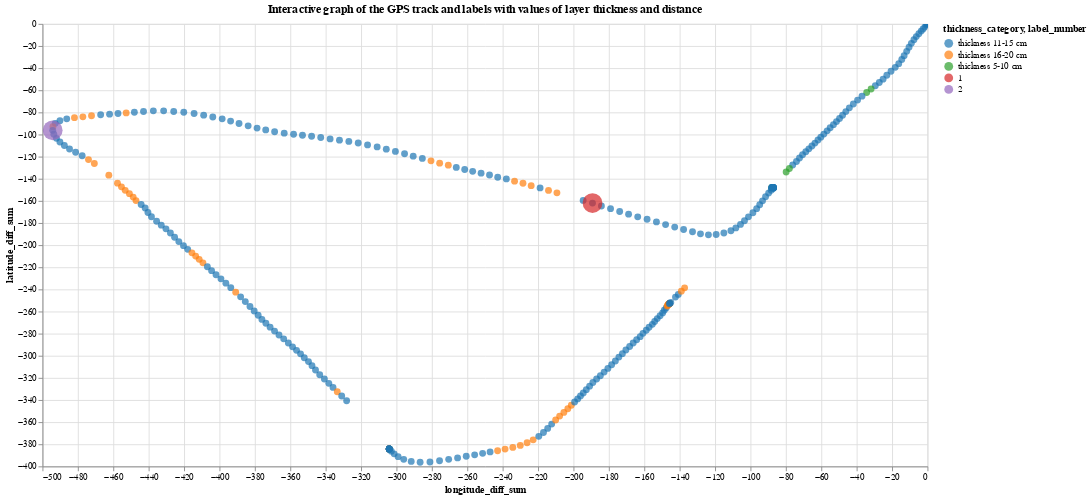

Notebook code for this chart:
### Code cell
chart1 = alt.Chart(final_data1).mark_circle(size=60).encode(
    x='longitude_diff_sum',
    y='latitude_diff_sum',
    color=alt.Color('thickness_category', scale=alt.Scale(scheme='category10')),
    tooltip=['layer_thickness', 'distance']
).interactive().properties(width=1000, height=500)

chart12 = alt.Chart(full_data_label).mark_circle(size=500).encode(
    x='longitude_diff_sum',
    y='latitude_diff_sum',
    color=alt.Color('label_number:O', scale=alt.Scale(scheme='set1')),
    tooltip=['layer_thickness', 'distance']
).interactive().properties(width=1000, height=500, title='Interactive graph of the GPS track and labels with values of layer thickness and distance')

chart2 = chart1 + chart12
chart2

### Figure 1 — Vega-Lite specification as saved in the notebook (floating-point values rounded to 4 significant figures; data arrays with more than 128 entries replaced by an {"elided": "..."} marker saying what was removed)
{"config": {"view": {"continuousWidth": 400, "continuousHeight": 300}}, "layer": [{"data": {"name": "data-97dca21fc931a557f1927d4e47673f84"}, "mark": {"type": "circle", "size": 60}, "encoding": {"color": {"type": "nominal", "field": "thickness_category", "scale": {"scheme": "category10"}}, "tooltip": [{"type": "quantitative", "field": "layer_thickness"}, {"type": "quantitative", "field": "distance"}], "x": {"type": "quantitative", "field": "longitude_diff_sum"}, "y": {"type": "quantitative", "field": "latitude_diff_sum"}}, "height": 500, "selection": {"selector020": {"type": "interval", "bind": "scales", "encodings": ["x", "y"]}}, "width": 1000}, {"data": {"name": "data-597f061f7a78e6be3b219f640dd8d270"}, "mark": {"type": "circle", "size": 500}, "encoding": {"color": {"type": "ordinal", "field": "label_number", "scale": {"scheme": "set1"}}, "tooltip": [{"type": "quantitative", "field": "layer_thickness"}, {"type": "quantitative", "field": "distance"}], "x": {"type": "quantitative", "field": "longitude_diff_sum"}, "y": {"type": "quantitative", "field": "latitude_diff_sum"}}, "height": 500, "selection": {"selector021": {"type": "interval", "bind": "scales", "encodings": ["x", "y"]}}, "title": "Interactive graph of the GPS track and labels with values of layer thickness and distance", "width": 1000}], "$schema": "https://vega.github.io/schema/vega-lite/v4.8.1.json", "datasets": {"data-97dca21fc931a557f1927d4e47673f84": {"elided": "319 records"}, "data-597f061f7a78e6be3b219f640dd8d270": [{"frame_number": 3461, "label_number": 1.0, "layer_thickness": 11, "thickness_category": "thickness 11-15 cm", "latitude": 55.77, "longitude": 37.52, "longitude_diff_sum": -189.2, "latitude_diff_sum": -162.0, "distance": 306.5}, {"frame_number": 5119, "label_number": 2.0, "layer_thickness": 14, "thickness_category": "thickness 11-15 cm", "latitude": 55.77, "longitude": 37.51, "longitude_diff_sum": -494.2, "latitude_diff_sum": -96.21, "distance": 633.6}]}}
